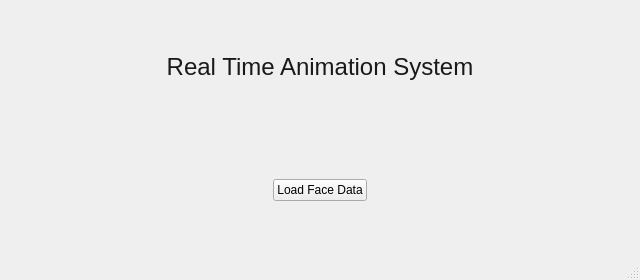
<?xml version="1.0" encoding="UTF-8"?>
<ui version="4.0">
 <class>MainWindow</class>
 <widget class="QMainWindow" name="demo">
  <property name="geometry">
   <rect>
    <x>0</x>
    <y>0</y>
    <width>640</width>
    <height>280</height>
   </rect>
  </property>
  <property name="windowTitle">
   <string>MainWindow</string>
  </property>
  <widget class="QWidget" name="centralwidget">
   <layout class="QVBoxLayout" name="verticalLayout">
    <item>
     <widget class="QLabel" name="label">
      <property name="text">
       <string>&lt;html&gt;&lt;head/&gt;&lt;body&gt;&lt;p align=&quot;center&quot;&gt;&lt;span style=&quot; font-size:18pt; color:#191919;&quot;&gt;Real Time Animation System&lt;/span&gt;&lt;/p&gt;&lt;/body&gt;&lt;/html&gt;</string>
      </property>
     </widget>
    </item>
    <item>
     <widget class="QWidget" name="widget" native="true">
      <layout class="QHBoxLayout" name="horizontalLayout">
       <item>
        <spacer name="horizontalSpacer">
         <property name="orientation">
          <enum>Qt::Horizontal</enum>
         </property>
         <property name="sizeHint" stdset="0">
          <size>
           <width>57</width>
           <height>20</height>
          </size>
         </property>
        </spacer>
       </item>
       <item>
        <widget class="QPushButton" name="loadButton">
         <property name="focusPolicy">
          <enum>Qt::ClickFocus</enum>
         </property>
         <property name="text">
          <string>Load Face Data</string>
         </property>
        </widget>
       </item>
       <item>
        <spacer name="horizontalSpacer_2">
         <property name="orientation">
          <enum>Qt::Horizontal</enum>
         </property>
         <property name="sizeHint" stdset="0">
          <size>
           <width>57</width>
           <height>20</height>
          </size>
         </property>
        </spacer>
       </item>
      </layout>
     </widget>
    </item>
   </layout>
  </widget>
  <widget class="QMenuBar" name="menubar">
   <property name="geometry">
    <rect>
     <x>0</x>
     <y>0</y>
     <width>640</width>
     <height>22</height>
    </rect>
   </property>
  </widget>
  <widget class="QStatusBar" name="statusbar"/>
 </widget>
 <resources/>
 <connections/>
</ui>
